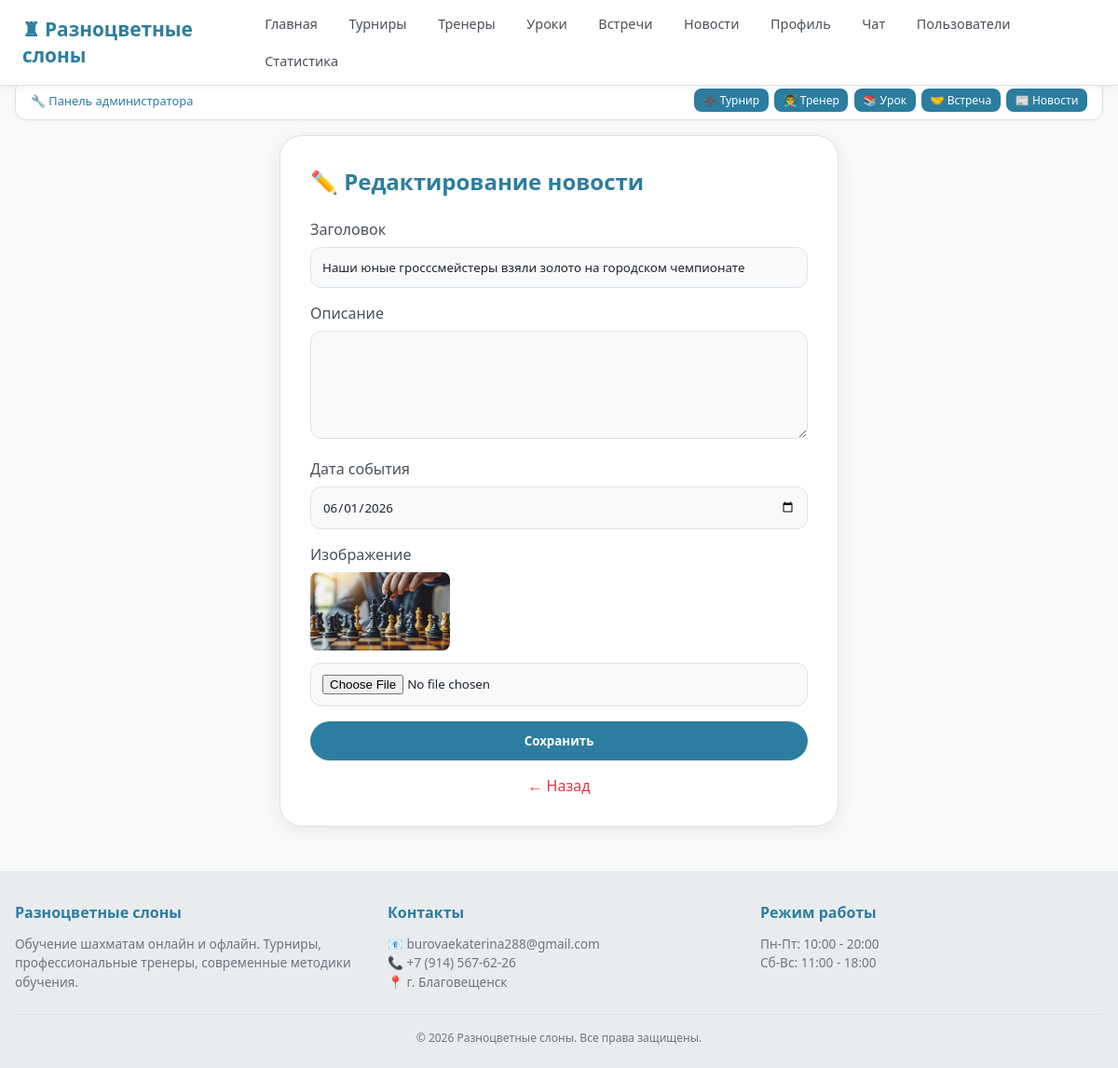
The page /news/7/edit/ (signed in) on the database its author committed.
### main/models.py (models this page shows, shortened)
class Gallery(models.Model):
    title = models.CharField(max_length=200, verbose_name='Название')
    image = models.ImageField(upload_to='gallery/')
    description = models.TextField(blank=True, verbose_name='Описание')
    event_date = models.DateField(verbose_name='Дата события')
    uploaded_at = models.DateTimeField(auto_now_add=True)
    class Meta:
        ordering = ['-event_date']

### main/views.py (the view, shortened to what this page needs)
# urls.py: path('news/<int:news_id>/edit/', views.edit_news, name='edit_news'),
@login_required
@user_passes_test(is_admin)
def edit_news(request, news_id):
    news = get_object_or_404(Gallery, id=news_id)
    return render(request, 'main/edit_news.html', {'news': news})

### main/views.py (called while the page is built)
def is_admin(user):
    return user.is_authenticated and user.role == 'admin'

### main/templates/main/edit_news.html (shortened to what this page needs)
{% extends 'main/base.html' %}
{% block content %}
<div class="form-container">
    <h2>✏️ Редактирование новости</h2>
    <form method="post" enctype="multipart/form-data">
        <div class="form-group">
            <label>Заголовок</label>
            <input type="text" name="title" value="{{ news.title }}" required>
        </div>
        <div class="form-group">
            <label>Описание</label>
            <textarea name="description" rows="5">{{ news.description }}</textarea>
        </div>
        <div class="form-group">
            <label>Дата события</label>
            <input type="date" name="event_date" value="{{ news.event_date|date:'Y-m-d' }}">
        </div>
        <div class="form-group">
            <label>Изображение</label>
            {% if news.image %}
                <div style="margin-bottom: 0.5rem;">
                    <img src="{{ news.image.url }}" style="max-width: 150px; border-radius: 8px;">
                </div>
            {% endif %}
            <input type="file" name="image" accept="image/*">
        </div>
        <button type="submit" class="btn-submit">Сохранить</button>
    </form>
    <a href="{% url 'gallery' %}" class="btn-cancel">← Назад</a>
</div>
{% endblock %}

### main/templates/main/base.html (style rules this page uses)
* { margin: 0; padding: 0; box-sizing: border-box; font-family: 'Segoe UI', system-ui, sans-serif; }
body { background: #f8f9fa; color: #212529; min-height: 100vh; display: flex; flex-direction: column; overflow-x: hidden; max-width: 100%; padding-top: 70px; }
html { overflow-x: hidden; max-width: 100%; }
input, select, textarea { background: #f8f9fa; border: 1px solid #dee2e6; border-radius: 8px; padding: 0.6rem; color: #212529; }

### main/templates/main/edit_news.html (style rules this page uses)
.form-container { max-width: 600px; margin: 0 auto; background: white; padding: 2rem; border-radius: 24px; border: 1px solid #e0e0e0; box-shadow: 0 4px 20px rgba(0,0,0,0.08); }
.form-container h2 { color: #2c7da0; margin-bottom: 1.5rem; }
.form-group { margin-bottom: 1rem; }
.form-group label { display: block; color: #495057; margin-bottom: 0.5rem; }
.form-group input, .form-group textarea { width: 100%; padding: 0.75rem; background: #f8f9fa; border: 1px solid #dee2e6; border-radius: 12px; color: #212529; }
.btn-submit { background: #2c7da0; color: white; padding: 0.75rem; border: none; border-radius: 30px; width: 100%; cursor: pointer; font-weight: bold; }
.btn-cancel { display: block; text-align: center; margin-top: 1rem; color: #dc3545; text-decoration: none; }

### rows shown on the page
Gallery: title "Наши юные гросссмейстеры взяли золото на городском чемпионате", event_date "06/01/2026", image (picture)
